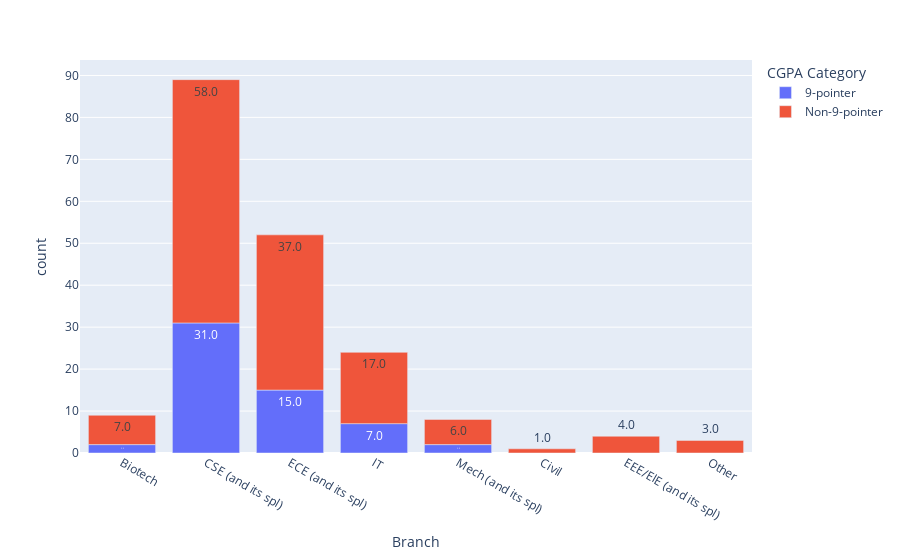

The cell this chart's notebook holds for it:
### Code cell
df_temp = df_prepocessed.groupby("Branch")['cgpa_bool'].value_counts().reset_index(name="count")
df_temp['cgpa_bool'] = df_temp['cgpa_bool'].map({1: "9-pointer", 0: "Non-9-pointer"})
df_temp['percentages']=df_temp.groupby('Branch')['count'].transform(lambda x: x/x.sum() *100)
fig = px.bar(df_temp, x="Branch", y="count",color='cgpa_bool', text_auto='.1f',barmode="relative" , hover_data={'percentages': ':.1f'},
category_orders={"cgpa_bool": ["9-pointer", "Non-9-pointer"]})
fig.update_layout(
    legend_title_text="CGPA Category"
)
fig.show()

### Figure 1 — Plotly figure (JSON) as saved in the notebook; plotly's stock layout.template omitted (floating-point values rounded to 4 significant figures)
{"data": [{"customdata": [[22.22], [34.83], [28.85], [29.17], [25.0]], "hovertemplate": "cgpa_bool=9-pointer<br>Branch=%{x}<br>count=%{y}<br>percentages=%{customdata[0]:.1f}<extra></extra>", "legendgroup": "9-pointer", "marker": {"color": "#636efa", "pattern": {"shape": ""}}, "name": "9-pointer", "orientation": "v", "showlegend": true, "textposition": "auto", "texttemplate": "%{y:.1f}", "type": "bar", "x": ["Biotech", "CSE (and its spl)", "ECE (and its spl)", "IT", "Mech (and its spl)"], "xaxis": "x", "y": [2, 31, 15, 7, 2], "yaxis": "y"}, {"customdata": [[77.78], [65.17], [100.0], [71.15], [100.0], [70.83], [75.0], [100.0]], "hovertemplate": "cgpa_bool=Non-9-pointer<br>Branch=%{x}<br>count=%{y}<br>percentages=%{customdata[0]:.1f}<extra></extra>", "legendgroup": "Non-9-pointer", "marker": {"color": "#EF553B", "pattern": {"shape": ""}}, "name": "Non-9-pointer", "orientation": "v", "showlegend": true, "textposition": "auto", "texttemplate": "%{y:.1f}", "type": "bar", "x": ["Biotech", "CSE (and its spl)", "Civil", "ECE (and its spl)", "EEE/EIE (and its spl)", "IT", "Mech (and its spl)", "Other"], "xaxis": "x", "y": [7, 58, 1, 37, 4, 17, 6, 3], "yaxis": "y"}], "layout": {"barmode": "relative", "legend": {"title": {"text": "CGPA Category"}, "tracegroupgap": 0}, "margin": {"t": 60}, "xaxis": {"anchor": "y", "domain": [0, 1], "title": {"text": "Branch"}}, "yaxis": {"anchor": "x", "domain": [0, 1], "title": {"text": "count"}}}}
